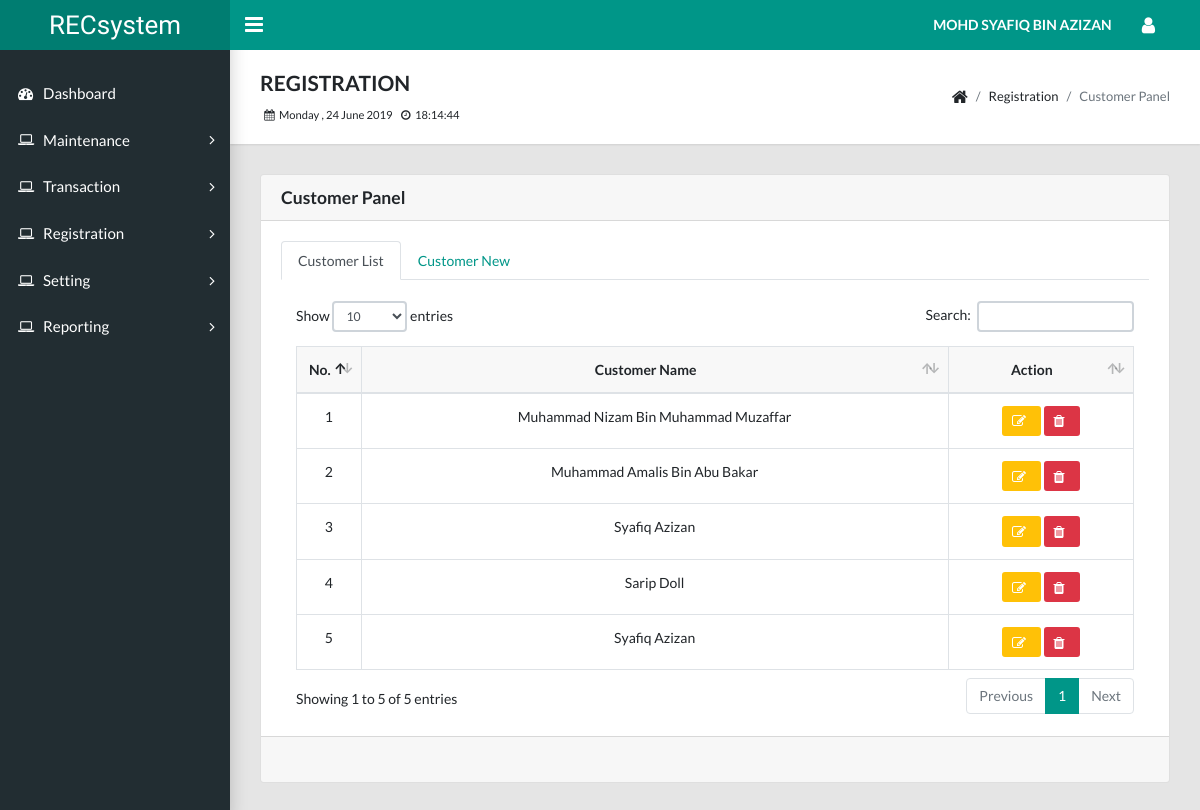
/manager/registration_visitor_panel.php (signed in), run on the app's committed database.
### tables this page shows
CREATE TABLE `user_manager` (
  `manager_id` int(11) NOT NULL,
  `manager_full` varchar(255) NOT NULL,
  `manager_email` varchar(255) NOT NULL,
  `manager_password` varchar(255) NOT NULL,
  `manager_phone` varchar(255) NOT NULL,
  `manager_address` varchar(255) DEFAULT NULL
);

CREATE TABLE `user_customer` (
  `cust_id` int(11) NOT NULL,
  `cust_ic` varchar(255) NOT NULL,
  `cust_name` varchar(255) NOT NULL,
  `cust_email` varchar(255) NOT NULL,
  `cust_password` varchar(255) NOT NULL,
  `cust_contact` varchar(255) NOT NULL,
  `cust_gender` varchar(11) DEFAULT NULL,
  `cust_age` int(11) DEFAULT NULL,
  `cust_address` varchar(255) DEFAULT NULL,
  `cust_register` datetime NOT NULL,
  `staff_id` int(11) DEFAULT NULL
);

### manager/identification.php
<?php
function manager(){
include "dbconnection.php";
  	$id = $_SESSION['manager_id'];
    $stmt = $conn->prepare("SELECT * FROM `user_manager` WHERE manager_id=?");
    $stmt->bind_param("s", $id);
    $stmt->execute();
    $result = $stmt->get_result();
    $row = $result->fetch_assoc();
      $manager_full = $row ['manager_full'];
      echo strtoupper($manager_full);
}
 ?>

### manager/registration_visitor_list.php (shortened to what this page needs)
<table class="table table-hover table-bordered" id="data-table">
  <thead bgcolor=#f8f8f8>
    <tr align="center">
      <th>No.</th>
      <th>Customer Name</th>
      <th>Action</th>
    </tr>
  </thead>
  <tbody>
    <?php
    $v = 0;
    $stmt = $conn->prepare("SELECT * FROM `user_customer`");
    $stmt->execute();
    $result = $stmt->get_result();
    while($row = $result->fetch_assoc())
    {
      $cust_id = $row['cust_id'];
      $cust_name = $row['cust_name'];
      $v++;
      ?>
      <tr align="center">
        <td width="5%"><?php echo $v; ?></td>
        <td><?php echo $cust_name; ?></td>
        <td>
          <a href="#info<?php echo $cust_id; ?>" data-toggle="modal" class="btn btn-warning btn-sm" style="color:white"><i class='fa fa-edit'></i></a>
          <a href="registration_visitor_delete.php?cust_id=<?php echo $cust_id; ?>" onclick="return confirm('Are you sure?');"><button type="submit" class="btn btn-danger btn-sm"><i class="fa fa-trash"></i></button></a>
        </td>
      </tr>
    <?php } ?>
  </tbody>
</table>

### data on the page
user_manager: manager_full "MOHD SYAFIQ BIN AZIZAN"
user_customer: cust_name "Muhammad Nizam Bin Muhammad Muzaffar"
user_customer: cust_name "Muhammad Amalis Bin Abu Bakar"
user_customer: cust_name "Syafiq Azizan"
user_customer: cust_name "Sarip Doll"
user_customer: cust_name "Syafiq Azizan"
